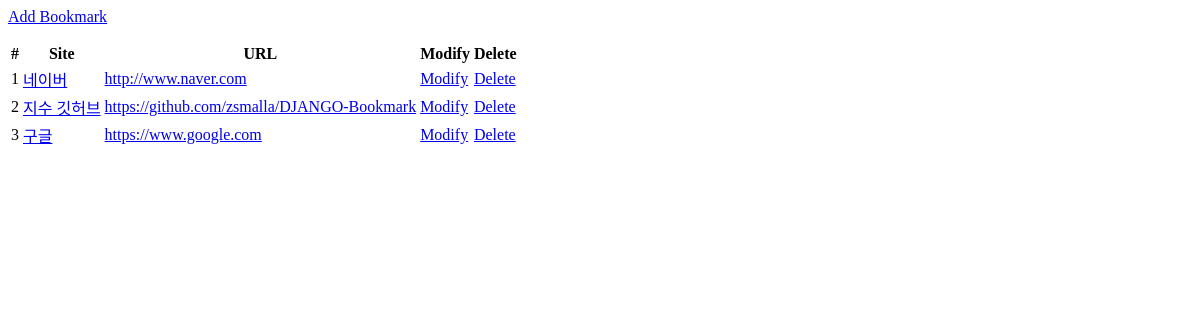
The app's page /bookmark/, older data.
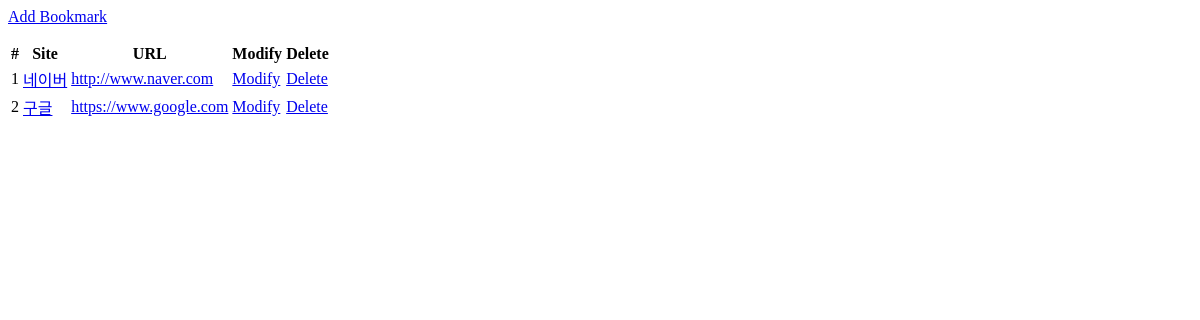
The same page, newer data.
### bookmark/models.py (models this page shows, shortened)
class Bookmark(models.Model):
    site_name = models.CharField(max_length=100)
    url = models.URLField('Site URL')

### bookmark/views.py (the view)
# urls.py: path("", BookmarkListView.as_view(), name='list'),   # 클래스형 뷰 -> 함수형 뷰로 변환 : as_view()
class BookmarkListView(ListView):
    model = Bookmark

### bookmark/templates/bookmark/bookmark_list.html (shortened to what this page needs)
{% extends 'base.html' %}
{% block content %}
<div class=""btn-group">
    <a href="{% url 'add' %}" class=""btn btn-info">Add Bookmark</a>
</div>
<table class="table">
    <thead>
        <tr>
            <th scope="col">#</th>
            <th scope="col">Site</th>
            <th scope="col">URL</th>
            <th scope="col">Modify</th>
            <th scope="col">Delete</th>
        </tr>
    </thead>
    <tbody>
        {% for bookmark in object_list %}
            <tr>
                <td>{{forloop.counter}}</td>
                <td><a href="{% url 'detail' pk=bookmark.id %}">{{bookmark.site_name}}</a></td>
                <td><a href="{{bookmark.url}}" target="_blank">{{bookmark.url}}</a></td>
                <td><a href="{% url 'update' pk=bookmark.id %}" class="btn btn-success-btn-sm">Modify</a></td>
                <td><a href="{% url 'delete' pk=bookmark.id %}" class="btn btn-danger-btn-sm">Delete</a></td>
            </tr>
        {% endfor %}
    </tbody>
</table>
{% endblock %}

Row changes from the older to the newer data that the page shows:
removed Bookmark: site_name "지수 깃허브", url "https://github.com/zsmalla/DJANGO-Bookmark"
